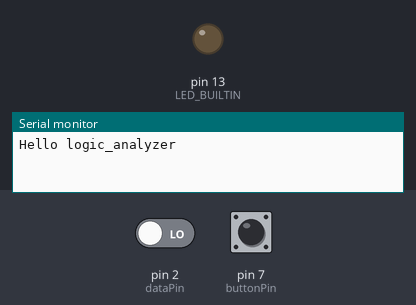
Recording of a sketch running on a simulated Arduino Uno, built with avr-gcc and run on an emulated ATmega328P. On the bench: output pins drawn as LEDs (lit = HIGH), the last lines printed to the serial monitor. The test bench sets the inputs (shaded band); at power-on: pin 7 (buttonPin) LOW, pin 2 (dataPin) LOW. Pins used as bus, display or sensor lines are not drawn.

Above: at 1.2 s.
1.3 s: pin 7 (buttonPin) pulled HIGH for 0.15 s
At 1.37 s:
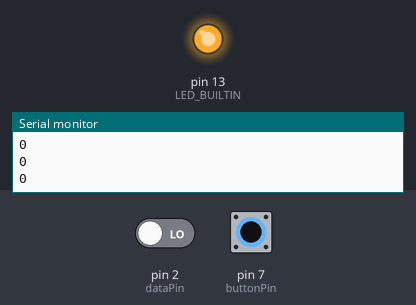
4.5 s: pin 7 (buttonPin) pulled HIGH for 3.2 s
At 8.5 s:
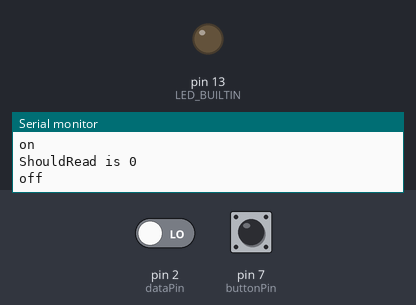
Timing chart, 0 to 10.0 s (numbered marks = the images above; inputs shaded):
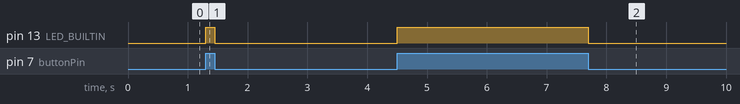

The sketch:

logic_analyzer.ino
```cpp
/*
 * Simple logic analyzer. Triggers when the data pin goes low.
 * Records bits until 30  1's in a row are received.
 * Attemps to debounce the button (poorly). Resets the board
 * (reset pin low) when the button is pressed, and starts listening.
*/

const int buttonPin = 7;     // the number of the pushbutton pin
const int dataPin = 2;      // corresponds to pin 6 on the KB connector (and pin 6 of the RJ12)
const int resetPin = 5;     // corresponds to pin 2 on the KB connector (and pin 4 on the RJ12)

int buttonState = 0;         // variable for reading the pushbutton status

void setup() {
  pinMode(LED_BUILTIN, OUTPUT);
  pinMode(buttonPin, INPUT);
  pinMode(resetPin, OUTPUT);
  pinMode(dataPin, INPUT);

  // Set the reset pin low for 10 ms.
  digitalWrite(resetPin, LOW);
  delay(10);
  digitalWrite(resetPin, HIGH);

  Serial.begin(9600);
  Serial.println("Hello logic_analyzer");
}

int changed = 0;
int shouldRead = 0;
int data = 0;
int inKey = 0;  // are we reading a key?
int numOnes = 0;  // the # of 1s in a row

void loop() {
  // read the state of the pushbutton value:
  buttonState = digitalRead(buttonPin);

  // check if the pushbutton is pressed. If it is, the buttonState is HIGH:
  if (buttonState == HIGH && !changed) {
    // turn LED on, and toggle recording.
    digitalWrite(LED_BUILTIN, HIGH);
    Serial.println("on");
    shouldRead = 1 - shouldRead;
    Serial.print("ShouldRead is "); Serial.println(shouldRead);
    changed = 1;
  } else if (buttonState == LOW && changed) {
    // turn LED off:
    digitalWrite(LED_BUILTIN, LOW);
    Serial.println("off");
    changed = 0;

    // beep/reset, and keep reading.
    digitalWrite(resetPin , LOW);
    delay(10);
    digitalWrite(resetPin , HIGH);
  }

  if (shouldRead == 1) {
    data = digitalRead(dataPin);
    if (data == LOW && !inKey) {
      inKey=1;  // we're recording until numones==30
      numOnes=0;
      Serial.println("START");
      Serial.println("0");
    } else if (inKey) {
      if (data == HIGH) {
        Serial.println("1");
        numOnes++;
        if (numOnes == 30) {
          inKey=0;
          numOnes=0;
          Serial.println("END");
          delay(500);
        }
      } else {
        numOnes=0;
        Serial.println("0");
      }
    }
  }
}
```

Measured:
- after the input at 1.3 s, pin 13 (LED_BUILTIN): LOW → HIGH at once, → LOW 0.15 s later
- after the input at 4.5 s, pin 13 (LED_BUILTIN): LOW → HIGH at once, → LOW 3.2 s later
